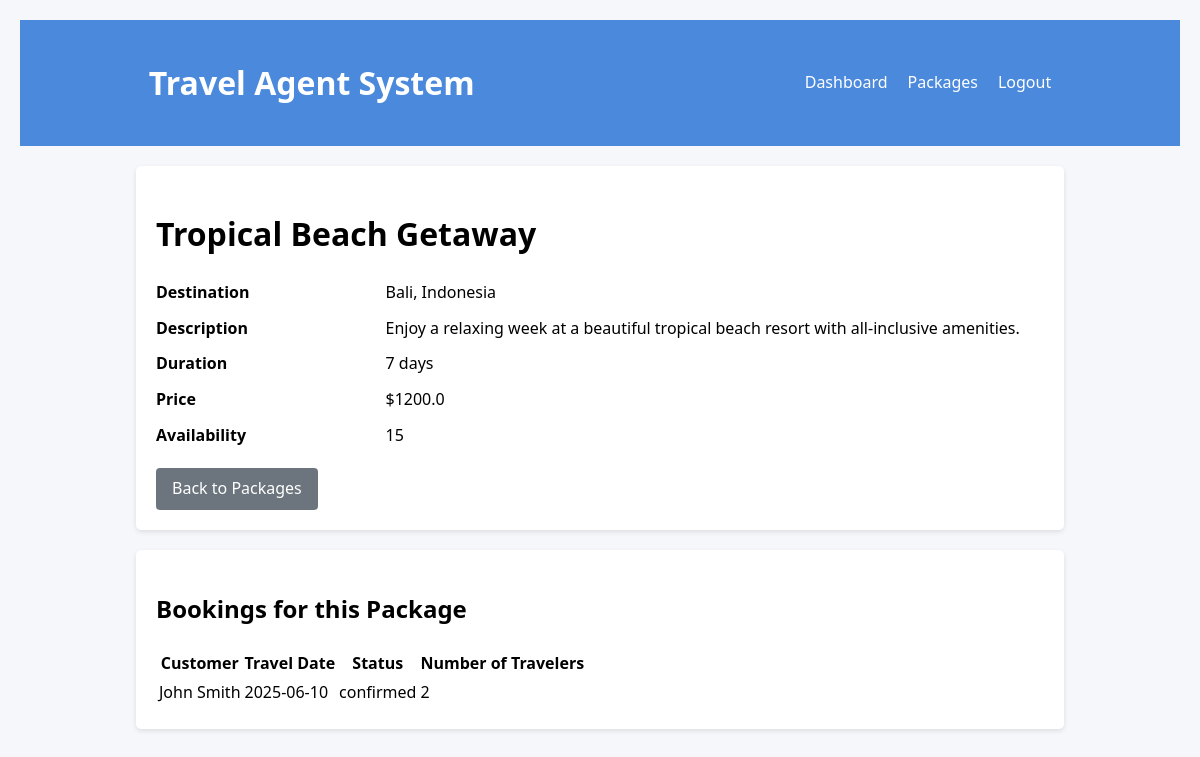
Page /packages/1 (signed in) on the committed database.
### simple_app_new.py (models this page shows)
class TravelPackage(db.Model):
    id = db.Column(db.Integer, primary_key=True)
    name = db.Column(db.String(100), nullable=False)
    description = db.Column(db.Text)
    destination = db.Column(db.String(100), nullable=False)
    duration = db.Column(db.Integer, nullable=False)  # in days
    price = db.Column(db.Float, nullable=False)
    availability = db.Column(db.Integer, default=10)  # max number of bookings
    created_at = db.Column(db.DateTime, default=datetime.utcnow)
    bookings = db.relationship('Booking', backref='package', lazy=True)

class Booking(db.Model):
    id = db.Column(db.Integer, primary_key=True)
    customer_id = db.Column(db.Integer, db.ForeignKey('customer.id'), nullable=False)
    package_id = db.Column(db.Integer, db.ForeignKey('travel_package.id'), nullable=False)
    booking_date = db.Column(db.DateTime, default=datetime.utcnow)
    travel_date = db.Column(db.DateTime, nullable=False)
    status = db.Column(db.String(20), default='pending')  # pending, confirmed, cancelled
    num_travelers = db.Column(db.Integer, default=1)
    total_price = db.Column(db.Float)

class Customer(db.Model):
    id = db.Column(db.Integer, primary_key=True)
    name = db.Column(db.String(100), nullable=False)
    email = db.Column(db.String(120), unique=True, nullable=False)
    phone = db.Column(db.String(20))
    address = db.Column(db.String(200))
    created_at = db.Column(db.DateTime, default=datetime.utcnow)
    bookings = db.relationship('Booking', backref='customer', lazy=True)

### simple_app_new.py (the view)
@app.route('/packages/<int:id>')
def view_package(id):
    if not session.get('user_id'):
        return redirect(url_for('login'))
    package = TravelPackage.query.get_or_404(id)
    return render_template('packages/view.html', title=package.name, package=package)

### templates/packages/view.html (shortened to what this page needs)
<!DOCTYPE html>
<html lang="en">
<head>
</head>
<body>
    <header>
        <div class="container">
            <div class="navbar">
                <h1>Travel Agent System</h1>
                <ul class="nav-list">
                    <li class="nav-item"><a class="nav-link" href="{{ url_for('dashboard') }}">Dashboard</a></li>
                    <li class="nav-item"><a class="nav-link" href="{{ url_for('list_packages') }}">Packages</a></li>
                    <li class="nav-item"><a class="nav-link" href="{{ url_for('logout') }}">Logout</a></li>
                </ul>
            </div>
        </div>
    </header>
    <div class="container">
        <div class="card">
            <h1>{{ package.name }}</h1>
            <dl>
                <dt>Destination</dt>
                <dd>{{ package.destination }}</dd>
                <dt>Description</dt>
                <dd>{{ package.description }}</dd>
                <dt>Duration</dt>
                <dd>{{ package.duration }} days</dd>
                <dt>Price</dt>
                <dd>${{ package.price }}</dd>
                <dt>Availability</dt>
                <dd>{{ package.availability }}</dd>
            </dl>
            <div style="margin-top: 20px;">
                <a href="{{ url_for('list_packages') }}" class="btn btn-secondary">Back to Packages</a>
            </div>
        </div>
        <div class="card">
            <h2>Bookings for this Package</h2>
            {% if package.bookings %}
                <table>
                    <thead>
                        <tr>
                            <th>Customer</th>
                            <th>Travel Date</th>
                            <th>Status</th>
                            <th>Number of Travelers</th>
                        </tr>
                    </thead>
                    <tbody>
                        {% for booking in package.bookings %}
                            <tr>
                                <td>{{ booking.customer.name }}</td>
                                <td>{{ booking.travel_date.strftime('%Y-%m-%d') }}</td>
                                <td>{{ booking.status }}</td>
                                <td>{{ booking.num_travelers }}</td>
                            </tr>
                        {% endfor %}
                    </tbody>
                </table>
            {% else %}
                <p>No bookings for this package yet.</p>
            {% endif %}
        </div>
    </div>
</body>
</html>

### templates/packages/view.html (style rules this page uses)
body { font-family: 'Segoe UI', Tahoma, Geneva, Verdana, sans-serif; line-height: 1.6; margin: 0; padding: 20px; background-color: #f5f7fa; }
.container { width: 80%; max-width: 1200px; margin: 0 auto; }
header { background-color: #4a89dc; color: white; padding: 1rem; margin-bottom: 20px; }
.navbar { display: flex; justify-content: space-between; align-items: center; }
.nav-list { display: flex; list-style: none; margin: 0; padding: 0; }
.nav-item { margin-left: 20px; }
.nav-link { color: white; text-decoration: none; }
.card { background-color: #fff; border-radius: 5px; box-shadow: 0 2px 5px rgba(0, 0, 0, 0.1); padding: 20px; margin-bottom: 20px; }
.btn { display: inline-block; padding: 8px 16px; background-color: #4a89dc; color: white; border: none; border-radius: 4px; text-decoration: none; cursor: pointer; margin-right: 10px; }
.btn-secondary { background-color: #6c757d; }
dl { display: grid; grid-template-columns: 1fr 3fr; gap: 10px; }
dt { font-weight: bold; }
dd { margin-left: 0; }

### rows in the picture
TravelPackage: name "Tropical Beach Getaway", destination "Bali, Indonesia", description "Enjoy a relaxing week at a beautiful tropical beach resort with all-inclusive amenities.", duration "7", price "1200.0", availability "15"
Booking: customer.name "John Smith", travel_date "2025-06-10", status "confirmed", num_travelers "2"
